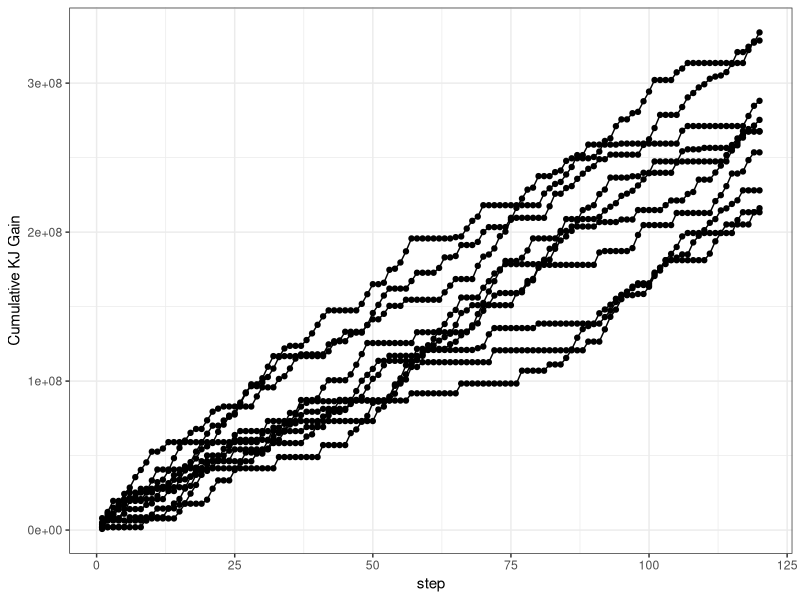
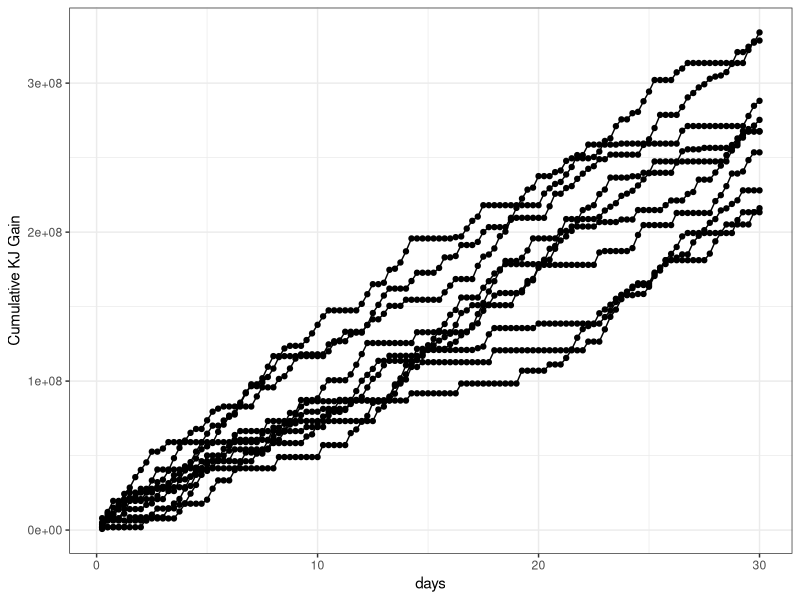

Generate these figures, in order, with R:
## ---- chunk 1
library(dplyr)
library(ggplot2)
library(truncnorm)
library(knitr)
opts_chunk$set(echo=T,warning=F,message=F,fig.width=11)
## ---- chunk 2
#encode foraging parameters
pars<-list(
  iterations=10,## run simulation loop
  draws=120, ## number of 6 hour periods
  t_interval=6, ## time interval in hours,
  alpha=read.csv("Data/Alpha.csv"), ##empirical transition probability
  depth_mu2 = 0.22 , ## Average dive depth
  depth_tau2 = sqrt(1/92) ,## variance in dive depth
  lambda_count2=4.5, ## average number of dives during foraging
  lgain=635, ## KJ gain per lunge
  lcost=-298, ## KJ cost per lunche
  lungef=50*1000, ## Number of lunges per X km depth
  mass= 39614, ## initial mass of whale
  metabolic_efficiency=rbeta(1,43.60,5.71), ## % efficiency of metabolic action (loss to extretion)
  metabolic_foraging = -4.14, ## KJ cost of foraging per second
  metabolic_traveling=-2.32 ##KJ/second
  
  )
## ---- chunk 3
##########
#Functions
##########

behavior<-function(pars){
  states<-c()
  
  #initial state is traveling
  states[1]<-(1)
  
  for(x in 2:pars$draws){
    
    #probability of staying, or switching, to traveling state
    travel_prob=pars$alpha %>% filter(Previous_State==states[x-1]) %>% sample_n(1) %>% .$value
    
    #pick next state
    states[x]<-rbinom(1,1,travel_prob)
  }
  
  #total hours of foraging
return(states)
}
## ---- chunk 4
#foraging energy functions
sim_lunges<-function(divedepth){
  rpois(1,divedepth * pars$lungef)
}

sim_lcost<-function(lunges){
  return(lunges*pars$lcost)
}

sim_lgain<-function(lunges){
  return(lunges *pars$lgain )
}
## ---- chunk 5
#Traveling state function

traveling_state<-function(pars){
    
    #Cost of traveling
    energy<-pars$metabolic_traveling * pars$t_interval ##metabolic cost of traveling 
    
  return(energy)
  }
 
## ---- chunk 6

#Foraging state function

foraging_state<-function(pars){
    divecount<-rpois(1,pars$lambda_count2)
    
    dive_energy<-c()
    for(dive in 1:divecount){
      
      #dive length
      divedepth<-rtruncnorm(1,pars$depth_mu2,pars$depth_tau2,a=0.01)  
      
      #lunges 
      lunges<-sim_lunges(divedepth)
      
      #gain per lunge
      gain_lunge<-sim_lgain(lunges)
      
      #costs per lunche
      cost_lunge<-sim_lcost(lunges)
      
      dive_energy[x]<-gain_lunge-cost_lunge
    }
    
    #sum across dives, subtract foraging metabolic rate
    energy<-sum(dive_energy,na.rm=T) - (pars$metabolic_foraging * pars$t_interval*3600)
     return(energy)
  }
 
## ---- chunk 7
simulation<-function(pars){
  
  simid<-runif(1,0,10000000)
  
  #foraging states in a given time interval
  states<-behavior(pars=pars)
  
  energy<-c()
  #time foraging periods
  for (x in 1:length(states)){
    
    #if foraging
    if(states[x]==1){
      energy[x]<-foraging_state(pars)
    } else{
      energy[x]<-traveling_state(pars)
    }
  }
  
  #Convert energy to calories
  energy<-energy * pars$metabolic_efficiency
  
  #cumulative energy
  result<-data.frame(ID=simid,step=1:length(states),state=states,energy=energy)
  result<-result %>% mutate(cumulative_energy=cumsum(energy))
  
  #time
  result$days<-result$step * pars$t_interval/24
  
  return(result)
}
## ---- chunk 8

results<-list()
for(x in 1:pars$iterations){
  results[[x]]<-simulation(pars)
}
results<-bind_rows(results)
## ---- chunk 9
ggplot(results,aes(x=step,y=cumulative_energy,group=as.factor(ID))) + geom_point() + geom_line() + theme_bw() + labs(y="Cumulative KJ Gain")
## ---- chunk 10
ggplot(results,aes(x=days,y=cumulative_energy,group=as.factor(ID))) + geom_point() + geom_line() + theme_bw()+ labs(y="Cumulative KJ Gain")
